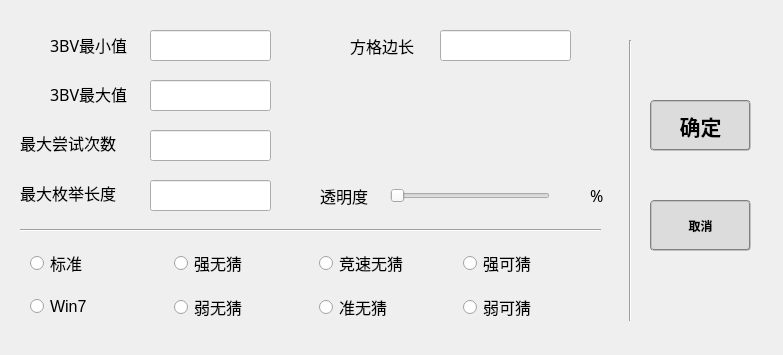
<?xml version="1.0" encoding="UTF-8"?>
<ui version="4.0">
 <class>Form</class>
 <widget class="QWidget" name="Form">
  <property name="geometry">
   <rect>
    <x>0</x>
    <y>0</y>
    <width>783</width>
    <height>355</height>
   </rect>
  </property>
  <property name="mouseTracking">
   <bool>true</bool>
  </property>
  <property name="windowTitle">
   <string>游戏设置</string>
  </property>
  <property name="windowIcon">
   <iconset>
    <normaloff>media/cat.ico</normaloff>media/cat.ico</iconset>
  </property>
  <widget class="QLabel" name="label">
   <property name="geometry">
    <rect>
     <x>50</x>
     <y>78</y>
     <width>111</width>
     <height>31</height>
    </rect>
   </property>
   <property name="font">
    <font>
     <family>黑体</family>
     <pointsize>12</pointsize>
    </font>
   </property>
   <property name="text">
    <string>3BV最大值</string>
   </property>
   <property name="scaledContents">
    <bool>false</bool>
   </property>
   <property name="wordWrap">
    <bool>false</bool>
   </property>
  </widget>
  <widget class="QLabel" name="label_2">
   <property name="geometry">
    <rect>
     <x>50</x>
     <y>29</y>
     <width>111</width>
     <height>31</height>
    </rect>
   </property>
   <property name="font">
    <font>
     <family>黑体</family>
     <pointsize>12</pointsize>
    </font>
   </property>
   <property name="text">
    <string>3BV最小值</string>
   </property>
  </widget>
  <widget class="QLabel" name="label_3">
   <property name="geometry">
    <rect>
     <x>20</x>
     <y>127</y>
     <width>131</width>
     <height>31</height>
    </rect>
   </property>
   <property name="font">
    <font>
     <family>黑体</family>
     <pointsize>12</pointsize>
    </font>
   </property>
   <property name="text">
    <string>最大尝试次数</string>
   </property>
   <property name="scaledContents">
    <bool>false</bool>
   </property>
   <property name="wordWrap">
    <bool>false</bool>
   </property>
  </widget>
  <widget class="QLabel" name="label_4">
   <property name="geometry">
    <rect>
     <x>20</x>
     <y>177</y>
     <width>151</width>
     <height>31</height>
    </rect>
   </property>
   <property name="font">
    <font>
     <family>黑体</family>
     <pointsize>12</pointsize>
    </font>
   </property>
   <property name="text">
    <string>最大枚举长度</string>
   </property>
   <property name="scaledContents">
    <bool>false</bool>
   </property>
   <property name="wordWrap">
    <bool>false</bool>
   </property>
  </widget>
  <widget class="QPushButton" name="pushButton">
   <property name="geometry">
    <rect>
     <x>650</x>
     <y>100</y>
     <width>101</width>
     <height>51</height>
    </rect>
   </property>
   <property name="font">
    <font>
     <family>黑体</family>
     <pointsize>16</pointsize>
     <weight>75</weight>
     <italic>false</italic>
     <bold>true</bold>
    </font>
   </property>
   <property name="focusPolicy">
    <enum>Qt::StrongFocus</enum>
   </property>
   <property name="styleSheet">
    <string notr="true">font: 16pt &quot;黑体&quot;;border-radius:4px;border:2px groove gray;
background-color: rgb(220, 220, 220);font: bold</string>
   </property>
   <property name="text">
    <string>确定</string>
   </property>
   <property name="autoDefault">
    <bool>false</bool>
   </property>
   <property name="flat">
    <bool>false</bool>
   </property>
  </widget>
  <widget class="QPushButton" name="pushButton_2">
   <property name="geometry">
    <rect>
     <x>650</x>
     <y>200</y>
     <width>101</width>
     <height>51</height>
    </rect>
   </property>
   <property name="styleSheet">
    <string notr="true">font: 16pt &quot;黑体&quot;;border-radius:4px;border:2px groove gray;
background-color: rgb(220, 220, 220);font: bold</string>
   </property>
   <property name="text">
    <string>取消</string>
   </property>
  </widget>
  <widget class="QLineEdit" name="lineEdit">
   <property name="geometry">
    <rect>
     <x>150</x>
     <y>30</y>
     <width>121</width>
     <height>31</height>
    </rect>
   </property>
   <property name="font">
    <font>
     <family>Arial</family>
     <pointsize>12</pointsize>
    </font>
   </property>
   <property name="text">
    <string/>
   </property>
  </widget>
  <widget class="QLineEdit" name="lineEdit_2">
   <property name="geometry">
    <rect>
     <x>150</x>
     <y>80</y>
     <width>121</width>
     <height>31</height>
    </rect>
   </property>
   <property name="font">
    <font>
     <family>Arial</family>
     <pointsize>12</pointsize>
    </font>
   </property>
  </widget>
  <widget class="QLineEdit" name="lineEdit_3">
   <property name="geometry">
    <rect>
     <x>150</x>
     <y>130</y>
     <width>121</width>
     <height>31</height>
    </rect>
   </property>
   <property name="font">
    <font>
     <family>Arial</family>
     <pointsize>12</pointsize>
    </font>
   </property>
  </widget>
  <widget class="QLineEdit" name="lineEdit_4">
   <property name="geometry">
    <rect>
     <x>150</x>
     <y>180</y>
     <width>121</width>
     <height>31</height>
    </rect>
   </property>
   <property name="font">
    <font>
     <family>Arial</family>
     <pointsize>12</pointsize>
    </font>
   </property>
  </widget>
  <widget class="QLineEdit" name="lineEdit_5">
   <property name="geometry">
    <rect>
     <x>440</x>
     <y>30</y>
     <width>131</width>
     <height>31</height>
    </rect>
   </property>
   <property name="font">
    <font>
     <family>Arial</family>
     <pointsize>12</pointsize>
     <weight>50</weight>
     <bold>false</bold>
    </font>
   </property>
  </widget>
  <widget class="Line" name="line">
   <property name="geometry">
    <rect>
     <x>620</x>
     <y>40</y>
     <width>20</width>
     <height>281</height>
    </rect>
   </property>
   <property name="orientation">
    <enum>Qt::Vertical</enum>
   </property>
  </widget>
  <widget class="Line" name="line_2">
   <property name="geometry">
    <rect>
     <x>20</x>
     <y>220</y>
     <width>581</width>
     <height>20</height>
    </rect>
   </property>
   <property name="orientation">
    <enum>Qt::Horizontal</enum>
   </property>
  </widget>
  <widget class="QWidget" name="layoutWidget">
   <property name="geometry">
    <rect>
     <x>30</x>
     <y>240</y>
     <width>571</width>
     <height>91</height>
    </rect>
   </property>
   <layout class="QGridLayout" name="gridLayout">
    <item row="0" column="0">
     <widget class="QRadioButton" name="radioButton">
      <property name="font">
       <font>
        <family>黑体</family>
        <pointsize>12</pointsize>
       </font>
      </property>
      <property name="text">
       <string>标准</string>
      </property>
     </widget>
    </item>
    <item row="0" column="3">
     <widget class="QRadioButton" name="radioButton_7">
      <property name="font">
       <font>
        <family>黑体</family>
        <pointsize>12</pointsize>
       </font>
      </property>
      <property name="text">
       <string>强可猜</string>
      </property>
     </widget>
    </item>
    <item row="1" column="1">
     <widget class="QRadioButton" name="radioButton_4">
      <property name="font">
       <font>
        <family>黑体</family>
        <pointsize>12</pointsize>
       </font>
      </property>
      <property name="text">
       <string>弱无猜</string>
      </property>
     </widget>
    </item>
    <item row="0" column="2">
     <widget class="QRadioButton" name="radioButton_5">
      <property name="font">
       <font>
        <family>黑体</family>
        <pointsize>12</pointsize>
       </font>
      </property>
      <property name="text">
       <string>竞速无猜</string>
      </property>
     </widget>
    </item>
    <item row="1" column="3">
     <widget class="QRadioButton" name="radioButton_8">
      <property name="font">
       <font>
        <family>黑体</family>
        <pointsize>12</pointsize>
       </font>
      </property>
      <property name="text">
       <string>弱可猜</string>
      </property>
     </widget>
    </item>
    <item row="1" column="0">
     <widget class="QRadioButton" name="radioButton_2">
      <property name="font">
       <font>
        <family>Arial</family>
        <pointsize>12</pointsize>
       </font>
      </property>
      <property name="text">
       <string>Win7</string>
      </property>
     </widget>
    </item>
    <item row="0" column="1">
     <widget class="QRadioButton" name="radioButton_3">
      <property name="font">
       <font>
        <family>黑体</family>
        <pointsize>12</pointsize>
       </font>
      </property>
      <property name="text">
       <string>强无猜</string>
      </property>
     </widget>
    </item>
    <item row="1" column="2">
     <widget class="QRadioButton" name="radioButton_6">
      <property name="font">
       <font>
        <family>黑体</family>
        <pointsize>12</pointsize>
       </font>
      </property>
      <property name="text">
       <string>准无猜</string>
      </property>
     </widget>
    </item>
   </layout>
  </widget>
  <widget class="QLabel" name="label_6">
   <property name="geometry">
    <rect>
     <x>350</x>
     <y>30</y>
     <width>91</width>
     <height>31</height>
    </rect>
   </property>
   <property name="font">
    <font>
     <family>黑体</family>
     <pointsize>12</pointsize>
    </font>
   </property>
   <property name="text">
    <string>方格边长</string>
   </property>
   <property name="scaledContents">
    <bool>false</bool>
   </property>
   <property name="wordWrap">
    <bool>false</bool>
   </property>
  </widget>
  <widget class="QSlider" name="horizontalSlider">
   <property name="geometry">
    <rect>
     <x>390</x>
     <y>185</y>
     <width>160</width>
     <height>22</height>
    </rect>
   </property>
   <property name="maximum">
    <number>100</number>
   </property>
   <property name="singleStep">
    <number>1</number>
   </property>
   <property name="orientation">
    <enum>Qt::Horizontal</enum>
   </property>
  </widget>
  <widget class="QLabel" name="label_5">
   <property name="geometry">
    <rect>
     <x>320</x>
     <y>180</y>
     <width>71</width>
     <height>31</height>
    </rect>
   </property>
   <property name="font">
    <font>
     <family>黑体</family>
     <pointsize>12</pointsize>
    </font>
   </property>
   <property name="text">
    <string>透明度</string>
   </property>
   <property name="scaledContents">
    <bool>false</bool>
   </property>
   <property name="wordWrap">
    <bool>false</bool>
   </property>
  </widget>
  <widget class="QLabel" name="label_7">
   <property name="geometry">
    <rect>
     <x>545</x>
     <y>180</y>
     <width>41</width>
     <height>31</height>
    </rect>
   </property>
   <property name="font">
    <font>
     <family>黑体</family>
     <pointsize>12</pointsize>
    </font>
   </property>
   <property name="layoutDirection">
    <enum>Qt::LeftToRight</enum>
   </property>
   <property name="text">
    <string/>
   </property>
   <property name="scaledContents">
    <bool>false</bool>
   </property>
   <property name="alignment">
    <set>Qt::AlignRight|Qt::AlignTrailing|Qt::AlignVCenter</set>
   </property>
   <property name="wordWrap">
    <bool>false</bool>
   </property>
  </widget>
  <widget class="QLabel" name="label_8">
   <property name="geometry">
    <rect>
     <x>590</x>
     <y>180</y>
     <width>21</width>
     <height>31</height>
    </rect>
   </property>
   <property name="font">
    <font>
     <family>黑体</family>
     <pointsize>12</pointsize>
    </font>
   </property>
   <property name="text">
    <string>%</string>
   </property>
   <property name="scaledContents">
    <bool>false</bool>
   </property>
   <property name="wordWrap">
    <bool>false</bool>
   </property>
  </widget>
 </widget>
 <resources/>
 <connections>
  <connection>
   <sender>horizontalSlider</sender>
   <signal>valueChanged(int)</signal>
   <receiver>label_7</receiver>
   <slot>setNum(int)</slot>
   <hints>
    <hint type="sourcelabel">
     <x>503</x>
     <y>198</y>
    </hint>
    <hint type="destinationlabel">
     <x>574</x>
     <y>199</y>
    </hint>
   </hints>
  </connection>
 </connections>
</ui>
